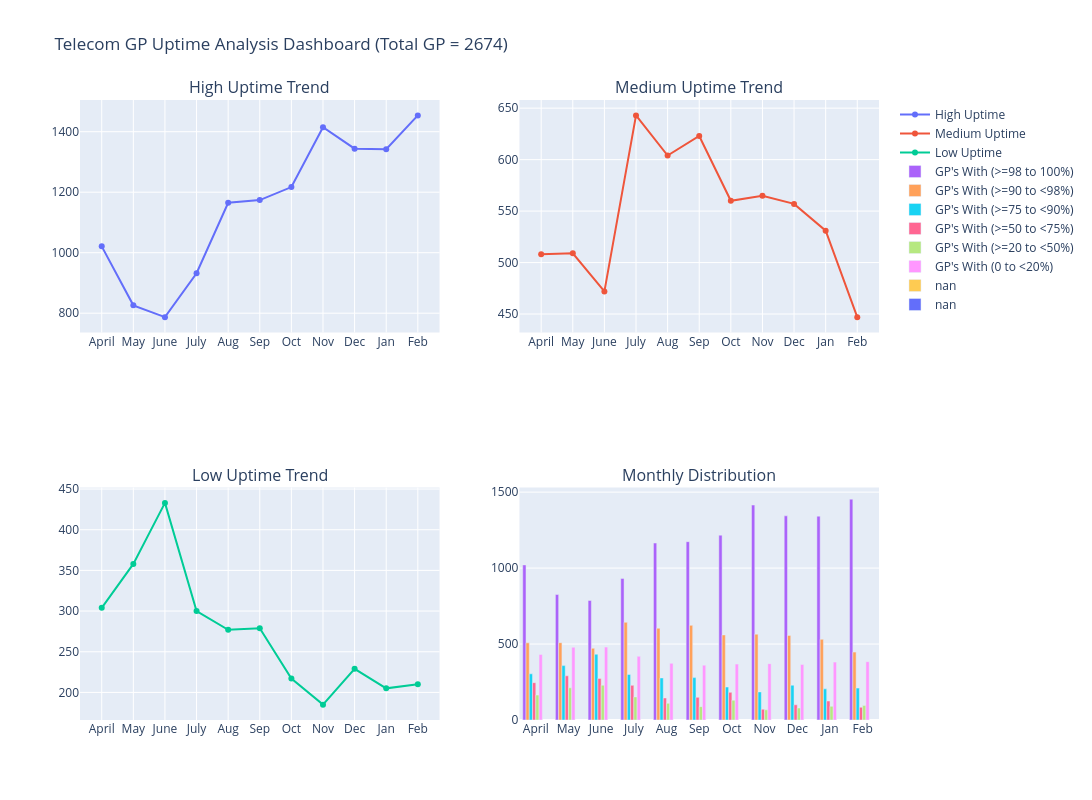

Source (notebook cell):
### Code cell
fig = make_subplots(
rows=2,
cols=2,
subplot_titles=("High Uptime Trend","Medium Uptime Trend","Low Uptime Trend","Monthly Distribution")
)

fig.add_trace(
go.Scatter(x=months,y=high,mode='lines+markers',name='High Uptime'),
row=1,col=1
)

fig.add_trace(
go.Scatter(x=months,y=medium,mode='lines+markers',name='Medium Uptime'),
row=1,col=2
)

fig.add_trace(
go.Scatter(x=months,y=low,mode='lines+markers',name='Low Uptime'),
row=2,col=1
)

for i in df.index:
    fig.add_trace(
    go.Bar(x=months,y=df.loc[i],name=i),
    row=2,col=2
    )

fig.update_layout(
title="Telecom GP Uptime Analysis Dashboard (Total GP = 2674)",
height=800,
width=1200
)

fig.show()
fig.write_image("Uptime_Analysis.png")

### Figure 1 — Plotly figure (JSON) as saved in the notebook; plotly's stock layout.template omitted (floating-point values rounded to 4 significant figures)
{"data": [{"mode": "lines+markers", "name": "High Uptime", "type": "scatter", "x": ["April", "May", "June", "July", "Aug", "Sep", "Oct", "Nov", "Dec", "Jan", "Feb"], "xaxis": "x", "y": [1021, 826, 787, 932, 1165, 1174, 1217, 1415, 1344, 1342, 1454], "yaxis": "y"}, {"mode": "lines+markers", "name": "Medium Uptime", "type": "scatter", "x": ["April", "May", "June", "July", "Aug", "Sep", "Oct", "Nov", "Dec", "Jan", "Feb"], "xaxis": "x2", "y": [508, 509, 472, 643, 604, 623, 560, 565, 557, 531, 447], "yaxis": "y2"}, {"mode": "lines+markers", "name": "Low Uptime", "type": "scatter", "x": ["April", "May", "June", "July", "Aug", "Sep", "Oct", "Nov", "Dec", "Jan", "Feb"], "xaxis": "x3", "y": [304, 358, 433, 300, 277, 279, 217, 185, 229, 205, 210], "yaxis": "y3"}, {"name": "GP's With (>=98 to 100%)", "type": "bar", "x": ["April", "May", "June", "July", "Aug", "Sep", "Oct", "Nov", "Dec", "Jan", "Feb"], "xaxis": "x4", "y": [1021.0, 826.0, 787.0, 932.0, 1165.0, 1174.0, 1217.0, 1415.0, 1344.0, 1342.0, 1454.0], "yaxis": "y4"}, {"name": "GP's With (>=90 to <98%)", "type": "bar", "x": ["April", "May", "June", "July", "Aug", "Sep", "Oct", "Nov", "Dec", "Jan", "Feb"], "xaxis": "x4", "y": [508.0, 509.0, 472.0, 643.0, 604.0, 623.0, 560.0, 565.0, 557.0, 531.0, 447.0], "yaxis": "y4"}, {"name": "GP's With (>=75 to <90%)", "type": "bar", "x": ["April", "May", "June", "July", "Aug", "Sep", "Oct", "Nov", "Dec", "Jan", "Feb"], "xaxis": "x4", "y": [304.0, 358.0, 433.0, 300.0, 277.0, 279.0, 217.0, 185.0, 229.0, 205.0, 210.0], "yaxis": "y4"}, {"name": "GP's With (>=50 to <75%)", "type": "bar", "x": ["April", "May", "June", "July", "Aug", "Sep", "Oct", "Nov", "Dec", "Jan", "Feb"], "xaxis": "x4", "y": [246.0, 291.0, 274.0, 228.0, 145.0, 149.0, 182.0, 71.0, 100.0, 125.0, 84.0], "yaxis": "y4"}, {"name": "GP's With (>=20 to <50%)", "type": "bar", "x": ["April", "May", "June", "July", "Aug", "Sep", "Oct", "Nov", "Dec", "Jan", "Feb"], "xaxis": "x4", "y": [164.0, 212.0, 229.0, 152.0, 110.0, 88.0, 130.0, 67.0, 79.0, 90.0, 95.0], "yaxis": "y4"}, {"name": "GP's With (0 to <20%)", "type": "bar", "x": ["April", "May", "June", "July", "Aug", "Sep", "Oct", "Nov", "Dec", "Jan", "Feb"], "xaxis": "x4", "y": [432.0, 479.0, 480.0, 419.0, 373.0, 361.0, 368.0, 371.0, 365.0, 381.0, 384.0], "yaxis": "y4"}, {"name": "nan", "type": "bar", "x": ["April", "May", "June", "July", "Aug", "Sep", "Oct", "Nov", "Dec", "Jan", "Feb"], "xaxis": "x4", "y": [[2675.0, 2675.0, 2675.0, 2674.0, 2674.0, 2674.0, 2674.0, 2674.0, 2674.0, 2674.0, 2674.0], [38.17, 30.88, 29.42, 34.85, 43.57, 43.9, 45.51, 52.92, 50.26, 50.19, 54.38]], "yaxis": "y4"}, {"name": "nan", "type": "bar", "x": ["April", "May", "June", "July", "Aug", "Sep", "Oct", "Nov", "Dec", "Jan", "Feb"], "xaxis": "x4", "y": [[2675.0, 2675.0, 2675.0, 2674.0, 2674.0, 2674.0, 2674.0, 2674.0, 2674.0, 2674.0, 2674.0], [38.17, 30.88, 29.42, 34.85, 43.57, 43.9, 45.51, 52.92, 50.26, 50.19, 54.38]], "yaxis": "y4"}], "layout": {"annotations": [{"font": {"size": 16}, "showarrow": false, "text": "High Uptime Trend", "x": 0.225, "xanchor": "center", "xref": "paper", "y": 1, "yanchor": "bottom", "yref": "paper"}, {"font": {"size": 16}, "showarrow": false, "text": "Medium Uptime Trend", "x": 0.775, "xanchor": "center", "xref": "paper", "y": 1, "yanchor": "bottom", "yref": "paper"}, {"font": {"size": 16}, "showarrow": false, "text": "Low Uptime Trend", "x": 0.225, "xanchor": "center", "xref": "paper", "y": 0.375, "yanchor": "bottom", "yref": "paper"}, {"font": {"size": 16}, "showarrow": false, "text": "Monthly Distribution", "x": 0.775, "xanchor": "center", "xref": "paper", "y": 0.375, "yanchor": "bottom", "yref": "paper"}], "height": 800, "title": {"text": "Telecom GP Uptime Analysis Dashboard (Total GP = 2674)"}, "width": 1200, "xaxis": {"anchor": "y", "domain": [0, 0.45]}, "xaxis2": {"anchor": "y2", "domain": [0.55, 1]}, "xaxis3": {"anchor": "y3", "domain": [0, 0.45]}, "xaxis4": {"anchor": "y4", "domain": [0.55, 1]}, "yaxis": {"anchor": "x", "domain": [0.625, 1]}, "yaxis2": {"anchor": "x2", "domain": [0.625, 1]}, "yaxis3": {"anchor": "x3", "domain": [0, 0.375]}, "yaxis4": {"anchor": "x4", "domain": [0, 0.375]}}}
